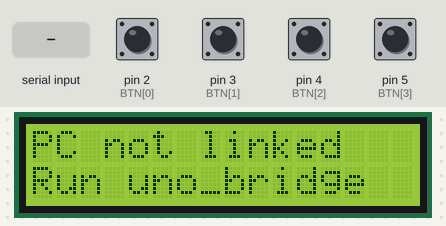
Recording of a sketch running on a simulated Arduino Uno, built with avr-gcc and run on an emulated ATmega328P. Parts: 16×2 character LCD. Inputs (shaded band) come from the test bench; at power-on: pin 2 (BTN[0]), pin 3 (BTN[1]), pin 4 (BTN[2]), pin 5 (BTN[3]) HIGH. What the sketch prints to the serial monitor is not drawn.

Above: at 3.1 s.
3.2 s: pin 2 (BTN[0]) pulled LOW for 0.15 s
At 3.7 s:
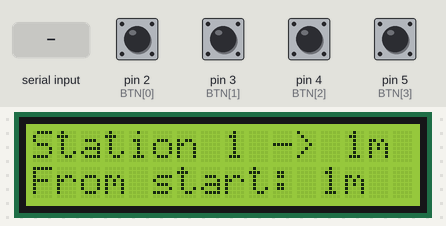
6.3 s: pin 3 (BTN[1]) pulled LOW for 0.15 s
At 7.3 s:
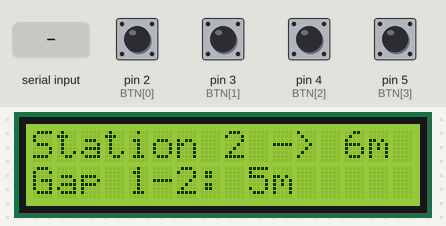
9.4 s: pin 4 (BTN[2]) pulled LOW for 0.15 s
At 12.3 s:
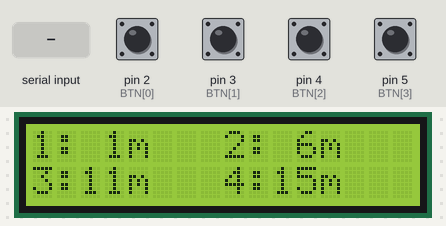
12.5 s: "POS \n" received over Serial
At 15.2 s:
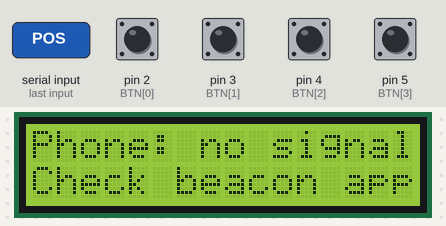
15.5 s: "EST \n" received over Serial
18.5 s: pin 5 (BTN[3]) pulled LOW for 0.15 s
At 20.2 s:
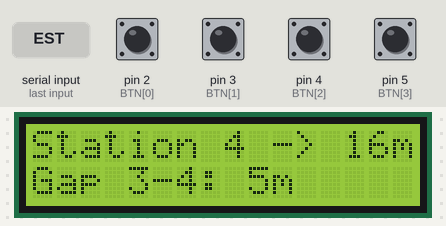
Timing chart, 0 to 21.7 s (numbered marks = the images above; inputs shaded):
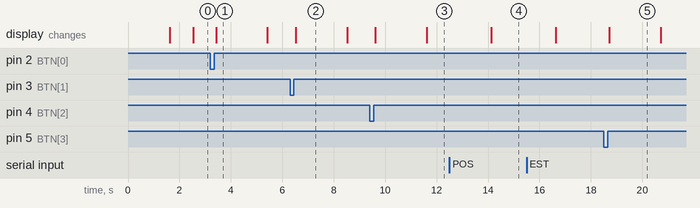

Measured:
- after the input at 3.2 s, the display: changes after 0.22 s (image 1)
- after the input at 6.3 s, the display: changes after 0.22 s (image 2)
- after the input at 9.4 s, the display: first changes after 0.22 s (image 3 shows a later state)
- after the input at 12.5 s, the display: changes after 1.6 s (image 4)
- after the input at 18.5 s, the display: changes after 0.22 s (image 5)
- what the display in image 1 shows lasts 2.0 s, from 3.4 s to 5.4 s

The sketch:

uno_calibrator.ino
```cpp
/*
 * 스테이션 간격 설정기 — 아두이노 우노 버전 (USB로 노트북에 연결)
 *
 * 하는 일 (ESP32 설정기와 같음)
 *  - 버튼 1~4 = 스테이션 1~4
 *      짧게 누르기 → 기준점에서 1m 멀리 (+1m)
 *      길게 누르기(0.8초 이상) → 1m 가깝게 (-1m)
 *  - LCD에 간격과 폰 추정 위치 표시
 *  - 우노엔 와이파이가 없으므로 USB 시리얼로 노트북의 uno_bridge.js와 대화
 *
 * 배선
 *  I2C LCD : VCC → 5V   GND → GND   SDA → A4   SCL → A5
 *  버튼1   : D2 ↔ GND
 *  버튼2   : D3 ↔ GND
 *  버튼3   : D4 ↔ GND
 *  버튼4   : D5 ↔ GND      (내부 풀업 사용 → 저항 필요 없음)
 *
 * 라이브러리: "LiquidCrystal I2C" (Frank de Brabander)
 * 보드: Arduino Uno
 *
 * 노트북과 주고받는 메시지 (한 줄씩, 9600bps)
 *  우노 → 노트북 :  GET                 (처음 켜질 때 저장된 간격 요청)
 *                   SET 0 5 10 15       (버튼 눌러 바뀐 간격)
 *  노트북 → 우노 :  POS 0 5 10 15       (서버에 저장된 간격)
 *                   EST 7.3 2           (폰 추정 위치 m, 가장 가까운 스테이션 번호 / 없으면 EST - 0)
 */
#include <Wire.h>
#include <LiquidCrystal_I2C.h>

LiquidCrystal_I2C lcd(0x27, 16, 2);   // 화면이 안 나오면 0x3F로 바꿔보기

const int BTN[4] = {2, 3, 4, 5};
const unsigned long LONG_PRESS_MS = 800;
const unsigned long DEBOUNCE_MS = 40;

int pos[4] = {0, 5, 10, 15};
float phoneEst = -1;
int nearestNo = 0;
unsigned long lastMsgMs = 0;          // 노트북에서 마지막으로 메시지 받은 시각

bool lastRaw[4], stable[4];
unsigned long changedAt[4], pressedAt[4];

unsigned long lastActionMs = 0, lastPageMs = 0, lastGetMs = 0;
int page = 0;
char line[40];
int lineLen = 0;

void lcdLine(int row, String t) {
  if (t.length() > 16) t = t.substring(0, 16);
  while (t.length() < 16) t += ' ';
  lcd.setCursor(0, row);
  lcd.print(t);
}

String pad(int v) { return v < 10 ? " " + String(v) : String(v); }

void showPositions() {
  lcdLine(0, "1:" + pad(pos[0]) + "m   2:" + pad(pos[1]) + "m");
  lcdLine(1, "3:" + pad(pos[2]) + "m   4:" + pad(pos[3]) + "m");
}

void showPhone() {
  if (lastMsgMs == 0 || millis() - lastMsgMs > 5000) {
    lcdLine(0, "PC not linked");
    lcdLine(1, "Run uno_bridge");
    return;
  }
  if (phoneEst < 0) { lcdLine(0, "Phone: no signal"); lcdLine(1, "Check beacon app"); return; }
  lcdLine(0, "Phone ~" + String(phoneEst, 1) + "m");
  lcdLine(1, nearestNo ? "Near: S" + String(nearestNo) : "Near: -");
}

void showChange(int k) {
  lcdLine(0, "Station " + String(k + 1) + " -> " + String(pos[k]) + "m");
  if (k == 0) lcdLine(1, "From start: " + String(pos[0]) + "m");
  else        lcdLine(1, "Gap " + String(k) + "-" + String(k + 1) + ": " + String(pos[k] - pos[k - 1]) + "m");
}

void sendSet() {
  Serial.print("SET");
  for (int k = 0; k < 4; k++) { Serial.print(' '); Serial.print(pos[k]); }
  Serial.println();
}

void onPress(int k, bool longPress) {
  pos[k] += longPress ? -1 : 1;
  if (pos[k] < 0) pos[k] = 0;
  if (pos[k] > 99) pos[k] = 99;
  lastActionMs = millis();
  showChange(k);
  sendSet();
}

// 노트북에서 온 한 줄 처리
void handleLine(char* s) {
  if (strncmp(s, "POS ", 4) == 0) {
    int a, b, c, d;
    if (sscanf(s + 4, "%d %d %d %d", &a, &b, &c, &d) == 4) { pos[0] = a; pos[1] = b; pos[2] = c; pos[3] = d; }
    lastMsgMs = millis();
  } else if (strncmp(s, "EST ", 4) == 0) {
    char* p = s + 4;
    if (*p == '-') { phoneEst = -1; p++; }
    else { phoneEst = atof(p); while (*p && *p != ' ') p++; }   // 우노 sscanf는 %f를 못 읽어서 atof 사용
    nearestNo = atoi(p);
    lastMsgMs = millis();
  }
}

void readSerial() {
  while (Serial.available()) {
    char ch = Serial.read();
    if (ch == '\r') continue;
    if (ch == '\n') { line[lineLen] = 0; if (lineLen) handleLine(line); lineLen = 0; }
    else if (lineLen < (int)sizeof(line) - 1) line[lineLen++] = ch;
  }
}

void setup() {
  Serial.begin(9600);
  lcd.init();
  lcd.backlight();
  lcdLine(0, "Station spacing");
  lcdLine(1, "Uno calibrator");
  for (int k = 0; k < 4; k++) {
    pinMode(BTN[k], INPUT_PULLUP);
    lastRaw[k] = stable[k] = HIGH;
    changedAt[k] = pressedAt[k] = 0;
  }
  delay(1500);
  Serial.println("GET");
  lastGetMs = millis();
  showPositions();
}

void loop() {
  unsigned long now = millis();
  readSerial();

  for (int k = 0; k < 4; k++) {
    bool raw = digitalRead(BTN[k]);
    if (raw != lastRaw[k]) { lastRaw[k] = raw; changedAt[k] = now; }
    if (now - changedAt[k] > DEBOUNCE_MS && raw != stable[k]) {
      stable[k] = raw;
      if (raw == LOW) pressedAt[k] = now;
      else onPress(k, now - pressedAt[k] >= LONG_PRESS_MS);
    }
  }

  // 노트북 연결이 안 됐으면 3초마다 다시 요청
  if ((lastMsgMs == 0 || now - lastMsgMs > 5000) && now - lastGetMs > 3000) {
    Serial.println("GET");
    lastGetMs = now;
  }

  if (now - lastActionMs > 2000 && now - lastPageMs > 2500) {
    lastPageMs = now;
    page = 1 - page;
    if (page == 0) showPositions(); else showPhone();
  }
}
```
